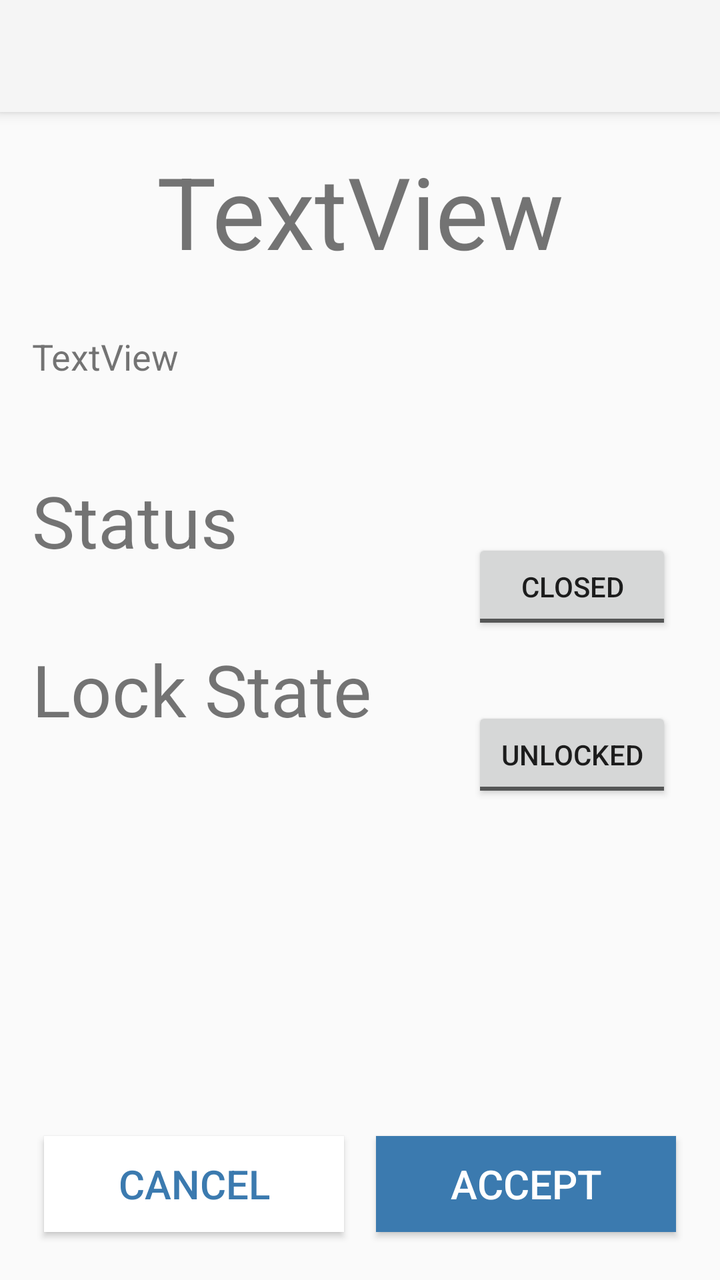
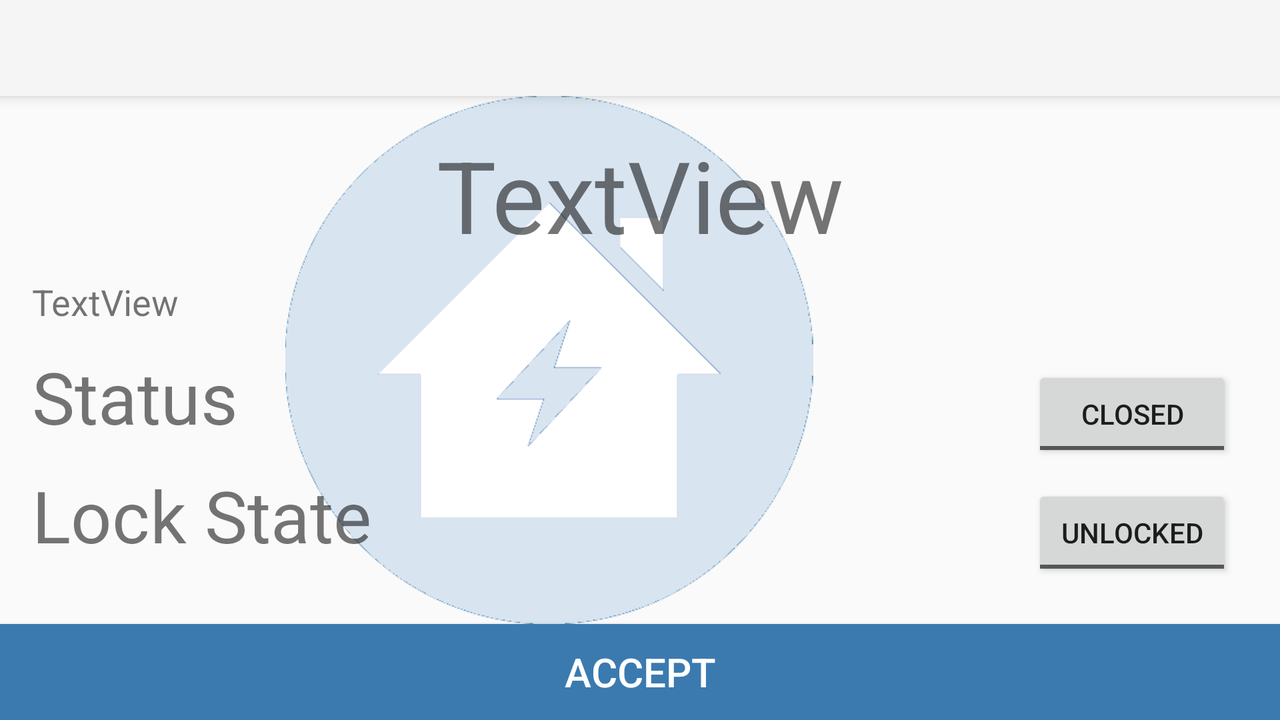

The same Android screen from two of the app's own layout files: first res/layout/ as a phone draws it, then the repository's variant for another configuration, drawn on a device whose configuration selects that folder. Both files follow.
<!-- AndroidManifest.xml: application theme Theme.AppCompat.Light.NoActionBar -->
<!-- res/layout/door.xml -->
<?xml version="1.0" encoding="utf-8"?>
<android.support.constraint.ConstraintLayout
    xmlns:android="http://schemas.android.com/apk/res/android"
    xmlns:app="http://schemas.android.com/apk/res-auto"
    xmlns:tools="http://schemas.android.com/tools"
    android:layout_width="match_parent"
    android:layout_height="match_parent">

    <android.support.v7.widget.Toolbar
        android:id="@+id/DeviceToolbar"
        android:layout_width="match_parent"
        android:layout_height="?attr/actionBarSize"
        android:background="?attr/colorPrimary"
        android:elevation="4dp"
        android:theme="@style/ThemeOverlay.AppCompat.ActionBar"
        app:popupTheme="@style/ThemeOverlay.AppCompat.Light" />

    <TextView
        android:id="@+id/DoorTitle"
        android:layout_width="wrap_content"
        android:layout_height="wrap_content"
        android:layout_marginEnd="8dp"
        android:layout_marginStart="8dp"
        android:layout_marginTop="16dp"
        android:text="TextView"
        android:textSize="50sp"
        app:layout_constraintEnd_toEndOf="parent"
        app:layout_constraintRight_toRightOf="parent"
        app:layout_constraintStart_toStartOf="parent"
        app:layout_constraintTop_toBottomOf="@+id/DeviceToolbar" />

    <TextView
        android:id="@+id/DoorDescription"
        android:layout_width="wrap_content"
        android:layout_height="wrap_content"
        android:layout_marginLeft="16dp"
        android:layout_marginTop="110dp"
        android:text="TextView"
        android:textSize="18sp"
        app:layout_constraintLeft_toLeftOf="parent"
        app:layout_constraintTop_toBottomOf="@+id/DeviceToolbar" android:layout_marginStart="16dp" />

    <TextView
        android:id="@+id/textView5"
        android:layout_width="wrap_content"
        android:layout_height="wrap_content"
        android:layout_marginLeft="16dp"
        android:layout_marginTop="236dp"
        android:text="@string/Status"
        android:textSize="36sp"
        app:layout_constraintLeft_toLeftOf="parent"
        app:layout_constraintTop_toTopOf="parent" android:layout_marginStart="16dp" />

    <ToggleButton
        android:id="@+id/DoorStatus"
        android:layout_width="100dp"
        android:layout_height="wrap_content"
        android:layout_marginBottom="280dp"
        android:layout_marginEnd="24dp"
        android:layout_marginTop="36dp"
        android:text="ToggleButton"
        android:textOff="Closed"
        android:textOn="Open"
        app:layout_constraintBottom_toBottomOf="parent"
        app:layout_constraintEnd_toEndOf="parent"
        app:layout_constraintTop_toBottomOf="@+id/DoorDescription" />

    <Button
        android:id="@+id/CancelDoor"
        android:layout_width="150dp"
        android:layout_height="wrap_content"
        android:layout_marginBottom="24dp"
        android:layout_marginStart="22dp"
        android:background="?attr/colorBackgroundFloating"
        android:text="@string/Cancel"
        android:textColor="@color/colorAccent"
        android:textSize="20sp"
        app:layout_constraintBottom_toBottomOf="parent"
        app:layout_constraintStart_toStartOf="parent" />

    <Button
        android:id="@+id/AcceptDoor"
        android:layout_width="150dp"
        android:layout_height="wrap_content"
        android:layout_marginBottom="24dp"
        android:layout_marginStart="16dp"
        android:background="@color/colorAccent"
        android:text="@string/Accept"
        android:textColor="@android:color/background_light"
        android:textSize="20sp"
        app:layout_constraintBottom_toBottomOf="parent"
        app:layout_constraintStart_toEndOf="@+id/CancelDoor" />

    <TextView
        android:id="@+id/textView3"
        android:layout_width="wrap_content"
        android:layout_height="wrap_content"
        android:layout_marginStart="16dp"
        android:layout_marginTop="36dp"
        android:text="Lock State"
        android:textSize="36sp"
        app:layout_constraintStart_toStartOf="parent"
        app:layout_constraintTop_toBottomOf="@+id/textView5" />

    <ToggleButton
        android:id="@+id/LockDoor"
        android:layout_width="100dp"
        android:layout_height="wrap_content"
        android:layout_marginEnd="24dp"
        android:layout_marginTop="36dp"
        android:checked="false"
        android:text="ToggleButton"
        android:textOff="Unlocked"
        android:textOn="Locked"
        app:layout_constraintEnd_toEndOf="parent"
        app:layout_constraintTop_toBottomOf="@+id/DoorStatus" />

</android.support.constraint.ConstraintLayout>
<!-- resources referenced by this layout -->
<resources>
  <color name="colorAccent">#3b7aaf</color>
  <string name="Accept">Accept</string>
  <string name="Cancel">Cancel</string>
  <string name="Status">Status</string>
</resources>
<!-- res/layout-land/door.xml (the repository's variant of the layout above) -->
<!-- drawn on the phone turned sideways -->
<?xml version="1.0" encoding="utf-8"?>
<android.support.constraint.ConstraintLayout
    xmlns:android="http://schemas.android.com/apk/res/android"
    xmlns:app="http://schemas.android.com/apk/res-auto"
    xmlns:tools="http://schemas.android.com/tools"
    android:layout_width="match_parent"
    android:layout_height="match_parent">

    <FrameLayout
        android:layout_width="match_parent"
        android:layout_height="0dp"
        android:layout_marginEnd="32dp"
        android:layout_marginStart="32dp"
        app:layout_constraintBottom_toTopOf="@+id/AcceptDoor"
        app:layout_constraintEnd_toEndOf="parent"
        app:layout_constraintStart_toStartOf="parent"
        app:layout_constraintTop_toBottomOf="@+id/DeviceToolbar">

        <ImageView
            android:id="@+id/imageView"
            android:layout_width="wrap_content"
            android:layout_height="wrap_content"
            app:srcCompat="@drawable/smart_house_logo_transparent" />
    </FrameLayout>

    <Button
        android:id="@+id/AcceptDoor"
        android:layout_width="0dp"
        android:layout_height="wrap_content"
        android:background="@color/colorAccent"
        android:onClick="acceptDoor"
        android:text="@string/Accept"
        android:textColor="@android:color/background_light"
        android:textSize="20dp"
        app:layout_constraintBottom_toBottomOf="parent"
        app:layout_constraintEnd_toEndOf="parent"
        app:layout_constraintHorizontal_bias="0.5"
        app:layout_constraintStart_toStartOf="parent" />

    <ScrollView
        android:layout_width="0dp"
        android:layout_height="0dp"
        app:layout_constraintBottom_toTopOf="@+id/AcceptDoor"
        app:layout_constraintLeft_toLeftOf="parent"
        app:layout_constraintRight_toRightOf="parent"
        app:layout_constraintTop_toBottomOf="@+id/DeviceToolbar">

        <android.support.constraint.ConstraintLayout
            android:layout_width="match_parent"
            android:layout_height="wrap_content">

            <ToggleButton
                android:id="@+id/LockDoor"
                android:layout_width="100dp"
                android:layout_height="wrap_content"
                android:layout_marginEnd="24dp"
                android:layout_marginTop="20dp"
                android:checked="false"
                android:text="ToggleButton"
                android:textOff="@string/Unlocked"
                android:textOn="@string/Locked"
                app:layout_constraintEnd_toEndOf="parent"
                app:layout_constraintTop_toBottomOf="@+id/textView5" />

            <TextView
                android:id="@+id/DoorTitle"
                android:layout_width="wrap_content"
                android:layout_height="wrap_content"
                android:layout_marginTop="16dp"
                android:text="TextView"
                android:textSize="50dp"
                app:layout_constraintLeft_toLeftOf="parent"
                app:layout_constraintRight_toRightOf="parent"
                app:layout_constraintTop_toTopOf="parent" />

            <TextView
                android:id="@+id/textView5"
                android:layout_width="wrap_content"
                android:layout_height="wrap_content"
                android:layout_marginLeft="16dp"
                android:text="@string/Status"
                android:textSize="36sp"
                app:layout_constraintBaseline_toBaselineOf="@+id/DoorStatus"
                app:layout_constraintLeft_toLeftOf="parent" />

            <ToggleButton
                android:id="@+id/DoorStatus"
                android:layout_width="100dp"
                android:layout_height="wrap_content"
                android:layout_marginEnd="24dp"
                android:layout_marginTop="20dp"
                android:text="ToggleButton"
                android:textOff="@string/Closed"
                android:textOn="@string/Open"
                app:layout_constraintEnd_toEndOf="parent"
                app:layout_constraintTop_toBottomOf="@+id/DoorDescription" />

            <TextView
                android:id="@+id/DoorDescription"
                android:layout_width="wrap_content"
                android:layout_height="wrap_content"
                android:layout_marginLeft="16dp"
                android:layout_marginTop="8dp"
                android:text="TextView"
                android:textSize="18sp"
                app:layout_constraintLeft_toLeftOf="parent"
                app:layout_constraintTop_toBottomOf="@+id/DoorTitle" />

            <TextView
                android:id="@+id/textView3"
                android:layout_width="wrap_content"
                android:layout_height="wrap_content"
                android:layout_marginLeft="16dp"
                android:text="@string/LockState"
                android:textSize="36dp"
                app:layout_constraintBaseline_toBaselineOf="@+id/LockDoor"
                app:layout_constraintLeft_toLeftOf="parent" />
        </android.support.constraint.ConstraintLayout>
    </ScrollView>

    <android.support.v7.widget.Toolbar
        android:id="@+id/DeviceToolbar"
        android:layout_width="match_parent"
        android:layout_height="?attr/actionBarSize"
        android:background="?attr/colorPrimary"
        android:elevation="4dp"
        android:theme="@style/ThemeOverlay.AppCompat.ActionBar"
        app:layout_constraintTop_toTopOf="parent"
        app:popupTheme="@style/ThemeOverlay.AppCompat.Light" />

</android.support.constraint.ConstraintLayout>
<!-- resources referenced by the variant -->
<!-- as the phone turned sideways resolves them -->
<resources>
  <color name="colorAccent">#3b7aaf</color>
  <!-- drawable smart_house_logo_transparent: png bitmap (drawable, 6452 bytes) -->
  <string name="Accept">Accept</string>
  <string name="Closed">Closed</string>
  <string name="LockState">Lock State</string>
  <string name="Locked">Locked</string>
  <string name="Open">Open</string>
  <string name="Status">Status</string>
  <string name="Unlocked">Unlocked</string>
</resources>
